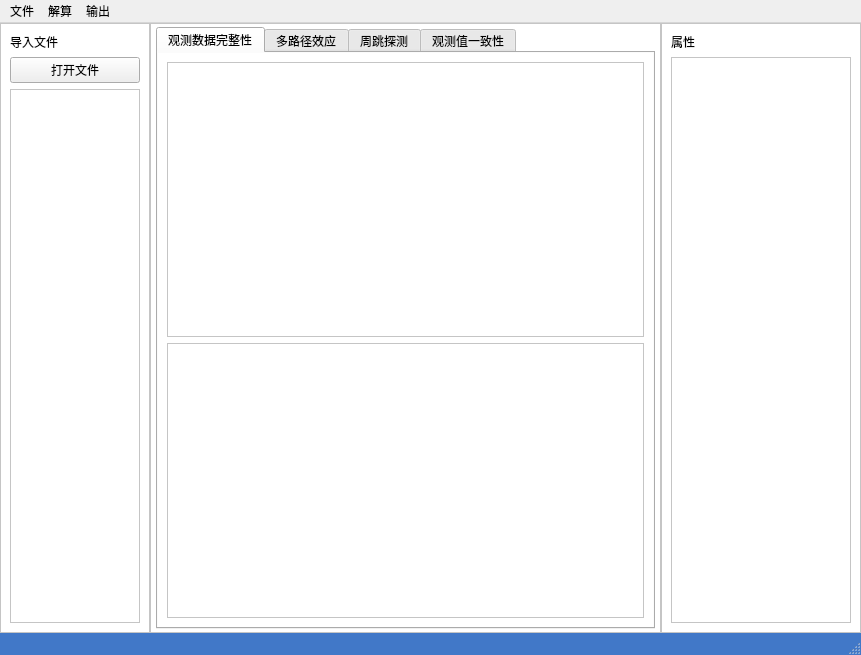
<?xml version="1.0" encoding="UTF-8"?>
<ui version="4.0">
 <class>MainWindow</class>
 <widget class="QMainWindow" name="MainWindow">
  <property name="geometry">
   <rect>
    <x>0</x>
    <y>0</y>
    <width>861</width>
    <height>655</height>
   </rect>
  </property>
  <property name="windowTitle">
   <string>MainWindow</string>
  </property>
  <property name="styleSheet">
   <string notr="true">QMainWindow{
background-color:rgb(65, 120, 200)
}</string>
  </property>
  <property name="unifiedTitleAndToolBarOnMac">
   <bool>false</bool>
  </property>
  <widget class="QWidget" name="centralwidget">
   <property name="autoFillBackground">
    <bool>false</bool>
   </property>
   <property name="styleSheet">
    <string notr="true"/>
   </property>
   <layout class="QHBoxLayout" name="horizontalLayout">
    <property name="spacing">
     <number>0</number>
    </property>
    <property name="leftMargin">
     <number>0</number>
    </property>
    <property name="topMargin">
     <number>0</number>
    </property>
    <property name="rightMargin">
     <number>0</number>
    </property>
    <property name="bottomMargin">
     <number>0</number>
    </property>
    <item>
     <widget class="QFrame" name="file_frame">
      <property name="minimumSize">
       <size>
        <width>100</width>
        <height>0</height>
       </size>
      </property>
      <property name="maximumSize">
       <size>
        <width>150</width>
        <height>16777215</height>
       </size>
      </property>
      <property name="styleSheet">
       <string notr="true">QFrame{
background-color:rgb(255, 255, 255)
}</string>
      </property>
      <property name="frameShape">
       <enum>QFrame::StyledPanel</enum>
      </property>
      <property name="frameShadow">
       <enum>QFrame::Raised</enum>
      </property>
      <layout class="QVBoxLayout" name="verticalLayout_3">
       <item>
        <widget class="QLabel" name="label">
         <property name="text">
          <string>导入文件</string>
         </property>
        </widget>
       </item>
       <item>
        <widget class="QPushButton" name="pushButton">
         <property name="text">
          <string>打开文件</string>
         </property>
        </widget>
       </item>
       <item>
        <widget class="QTreeView" name="treeView">
         <property name="maximumSize">
          <size>
           <width>140</width>
           <height>16777215</height>
          </size>
         </property>
        </widget>
       </item>
      </layout>
     </widget>
    </item>
    <item>
     <widget class="QFrame" name="main_frame">
      <property name="minimumSize">
       <size>
        <width>0</width>
        <height>500</height>
       </size>
      </property>
      <property name="styleSheet">
       <string notr="true">QFrame{
background-color:rgb(255, 255, 255)
}</string>
      </property>
      <property name="frameShape">
       <enum>QFrame::StyledPanel</enum>
      </property>
      <property name="frameShadow">
       <enum>QFrame::Raised</enum>
      </property>
      <layout class="QVBoxLayout" name="verticalLayout">
       <property name="spacing">
        <number>6</number>
       </property>
       <property name="leftMargin">
        <number>5</number>
       </property>
       <property name="topMargin">
        <number>3</number>
       </property>
       <property name="rightMargin">
        <number>5</number>
       </property>
       <property name="bottomMargin">
        <number>3</number>
       </property>
       <item>
        <widget class="QTabWidget" name="tabWidget">
         <property name="minimumSize">
          <size>
           <width>400</width>
           <height>200</height>
          </size>
         </property>
         <property name="currentIndex">
          <number>0</number>
         </property>
         <widget class="QWidget" name="adata_tab">
          <attribute name="title">
           <string>观测数据完整性</string>
          </attribute>
          <layout class="QVBoxLayout" name="verticalLayout_2">
           <item>
            <widget class="QGraphicsView" name="graphicsView"/>
           </item>
           <item>
            <widget class="QTableWidget" name="tableWidget"/>
           </item>
          </layout>
         </widget>
         <widget class="QWidget" name="mp_tab">
          <attribute name="title">
           <string>多路径效应</string>
          </attribute>
          <layout class="QVBoxLayout" name="verticalLayout_5">
           <item>
            <widget class="QTableWidget" name="tableWidget_2"/>
           </item>
          </layout>
         </widget>
         <widget class="QWidget" name="error_tab">
          <attribute name="title">
           <string>周跳探测</string>
          </attribute>
          <layout class="QVBoxLayout" name="verticalLayout_6">
           <item>
            <widget class="QTableWidget" name="tableWidget_3"/>
           </item>
           <item>
            <widget class="QTableWidget" name="tableWidget_4"/>
           </item>
          </layout>
         </widget>
         <widget class="QWidget" name="cdata_tab">
          <attribute name="title">
           <string>观测值一致性</string>
          </attribute>
          <layout class="QVBoxLayout" name="verticalLayout_7">
           <item>
            <widget class="QGraphicsView" name="graphicsView_2"/>
           </item>
          </layout>
         </widget>
        </widget>
       </item>
      </layout>
     </widget>
    </item>
    <item>
     <widget class="QFrame" name="eframe">
      <property name="minimumSize">
       <size>
        <width>100</width>
        <height>0</height>
       </size>
      </property>
      <property name="maximumSize">
       <size>
        <width>200</width>
        <height>16777215</height>
       </size>
      </property>
      <property name="styleSheet">
       <string notr="true">QFrame{
background-color:rgb(255, 255, 255)
}</string>
      </property>
      <property name="frameShape">
       <enum>QFrame::StyledPanel</enum>
      </property>
      <property name="frameShadow">
       <enum>QFrame::Raised</enum>
      </property>
      <layout class="QVBoxLayout" name="verticalLayout_4">
       <item>
        <widget class="QLabel" name="label_2">
         <property name="text">
          <string>属性</string>
         </property>
        </widget>
       </item>
       <item>
        <widget class="QTableWidget" name="tableWidget">
         <property name="minimumSize">
          <size>
           <width>100</width>
           <height>0</height>
          </size>
         </property>
         <property name="maximumSize">
          <size>
           <width>200</width>
           <height>16777215</height>
          </size>
         </property>
        </widget>
       </item>
      </layout>
     </widget>
    </item>
   </layout>
  </widget>
  <widget class="QMenuBar" name="menubar">
   <property name="geometry">
    <rect>
     <x>0</x>
     <y>0</y>
     <width>861</width>
     <height>23</height>
    </rect>
   </property>
   <widget class="QMenu" name="menu">
    <property name="title">
     <string>文件</string>
    </property>
    <addaction name="actionopen_file"/>
   </widget>
   <widget class="QMenu" name="menu_2">
    <property name="title">
     <string>解算</string>
    </property>
   </widget>
   <widget class="QMenu" name="menu_3">
    <property name="title">
     <string>输出</string>
    </property>
   </widget>
   <addaction name="menu"/>
   <addaction name="menu_2"/>
   <addaction name="menu_3"/>
  </widget>
  <widget class="QStatusBar" name="statusbar"/>
  <action name="actionopen_file">
   <property name="text">
    <string>open file</string>
   </property>
  </action>
 </widget>
 <resources/>
 <connections/>
</ui>
